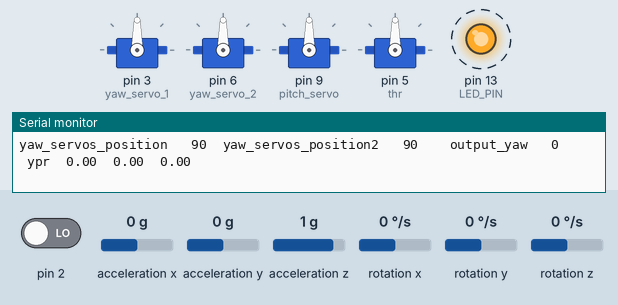
Simulated run of this sketch. Board: Arduino Uno, built with avr-gcc and run on an emulated ATmega328P. On the bench: 4 × servo, output pins drawn as LEDs (lit = HIGH), the last lines printed to the serial monitor. Dashed ring = blinking. Inputs (shaded band) come from the test bench; at power-on: acceleration x 0 g, acceleration y 0 g, pin 2 LOW, acceleration z 1 g, rotation x 0 °/s, rotation y 0 °/s, rotation z 0 °/s. The sensor or clock chip raises its interrupt line as the real part does; no radio packets arrive unless stated.

Above: at 1.7 s.
1.8 s: acceleration x set to -0.4 g
At 2.33 s:
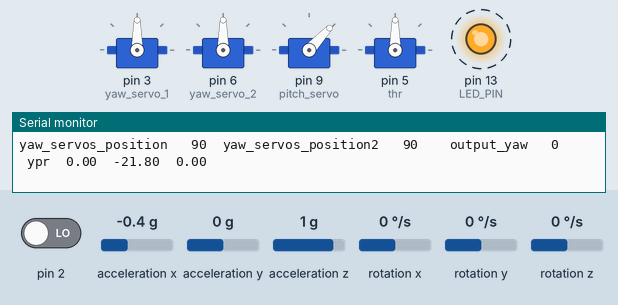
4.8 s: acceleration y set to -0.4 g
At 5.34 s:
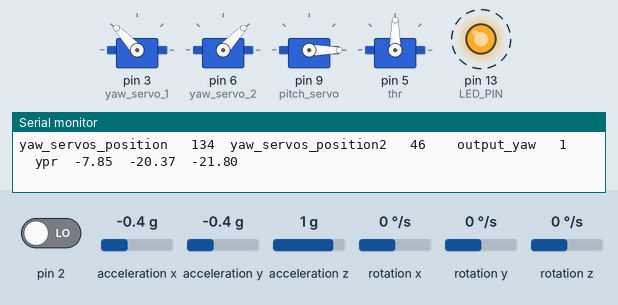
7.8 s: acceleration x set to 0.2 g
10.8 s: acceleration x set to 0.5 g
At 11.39 s:
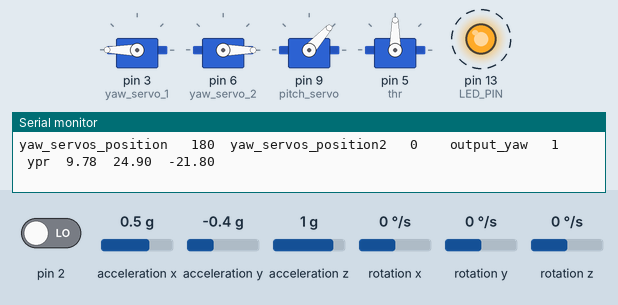
13.8 s: acceleration y set to 0.8 g
At 15.63 s:
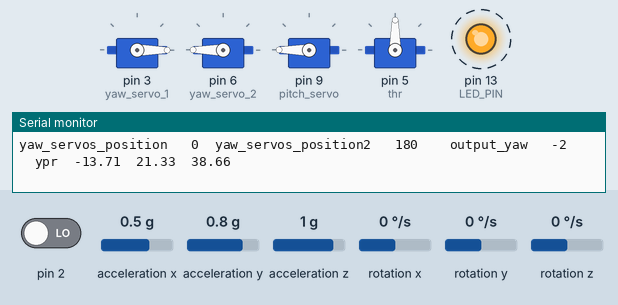
16.8 s: acceleration y set to -1.4 g
At 17.46 s:
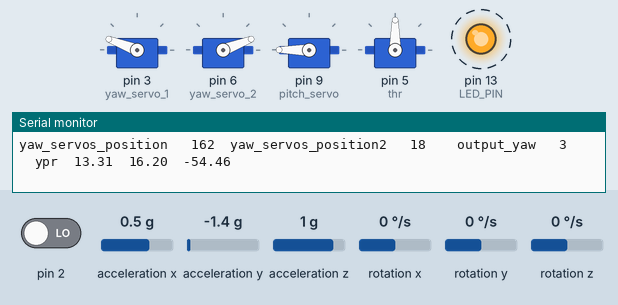
Timing chart, 0 to 20.8 s (numbered marks = the images above; inputs shaded):
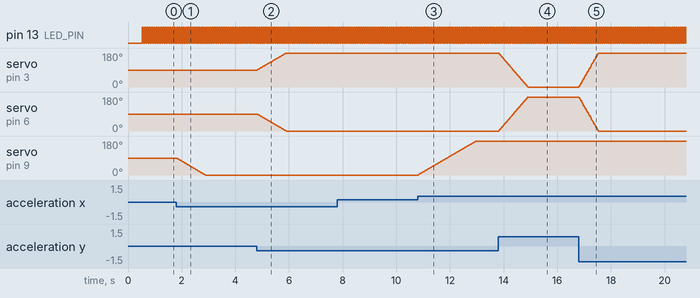

Measured:
- the behaviour switches between -0.2 and -0.3 g on acceleration x (found by bisection; images 0 and 1)
- the behaviour switches between -0.2 and -0.3 g on acceleration y (found by bisection; images 1 and 2)
- the behaviour switches between 0.3 and 0.4 g on acceleration x (found by bisection; images 2 and 3)
- after the input at 1.8 s, servo on pin 9 (pitch_servo): moves from 90° to 0° over 1.1 s, starting at once
- after the input at 4.8 s, servo on pin 3 (yaw_servo_1): moves from 90° to 180° over 1.1 s, starting at once; servo on pin 6 (yaw_servo_2): moves from 90° to 0° over 1.1 s, starting at once
- after the input at 10.8 s, servo on pin 9 (pitch_servo): moves from 0° to 180° over 2.2 s, starting at once
- after the input at 13.8 s, servo on pin 3 (yaw_servo_1): moves from 180° to 0° over 1.1 s, starting at once; servo on pin 6 (yaw_servo_2): moves from 0° to 180° over 1.1 s, starting at once
- after the input at 16.8 s, servo on pin 3 (yaw_servo_1): moves from 0° to 180° over 0.73 s, starting at once; servo on pin 6 (yaw_servo_2): moves from 180° to 0° over 0.73 s, starting at once

The sketch:

WithoutWireless.ino
```cpp
//this code gets ypr from sensor ; setpoint from controller _put zero temporarely ;
//and has outputs: output_yaw,output_pitch that actuate three servos
//still missing thurust

// ================================================================
// ===               1.MPU initialization                ===
// ================================================================
#include "I2Cdev.h"

#include "MPU6050_6Axis_MotionApps20.h"
//#include "MPU6050.h" // not necessary if using MotionApps include file

// Arduino Wire library is required if I2Cdev I2CDEV_ARDUINO_WIRE implementation
// is used in I2Cdev.h
#if I2CDEV_IMPLEMENTATION == I2CDEV_ARDUINO_WIRE
    #include "Wire.h"
#endif

// class default I2C address is 0x68
// specific I2C addresses may be passed as a parameter here
// AD0 low = 0x68 (default for SparkFun breakout and InvenSense evaluation board)
// AD0 high = 0x69
MPU6050 mpu;
//MPU6050 mpu(0x69); // <-- use for AD0 high

// uncomment "OUTPUT_READABLE_YAWPITCHROLL" if you want to see the yaw/
// pitch/roll angles (in degrees) calculated from the quaternions coming
// from the FIFO. Note this also requires gravity vector calculations.
// Also note that yaw/pitch/roll angles suffer from gimbal lock (for
// more info, see: http://en.wikipedia.org/wiki/Gimbal_lock)
#define OUTPUT_READABLE_YAWPITCHROLL


#define LED_PIN 13 // (Arduino is 13, Teensy is 11, Teensy++ is 6)
bool blinkState = false;

// MPU control/status vars
bool dmpReady = false;  // set true if DMP init was successful
uint8_t mpuIntStatus;   // holds actual interrupt status byte from MPU
uint8_t devStatus;      // return status after each device operation (0 = success, !0 = error)
uint16_t packetSize;    // expected DMP packet size (default is 42 bytes)
uint16_t fifoCount;     // count of all bytes currently in FIFO
uint8_t fifoBuffer[64]; // FIFO storage buffer

// orientation/motion vars
Quaternion q;           // [w, x, y, z]         quaternion container
VectorInt16 aa;         // [x, y, z]            accel sensor measurements
VectorInt16 aaReal;     // [x, y, z]            gravity-free accel sensor measurements
VectorInt16 aaWorld;    // [x, y, z]            world-frame accel sensor measurements
VectorFloat gravity;    // [x, y, z]            gravity vector
float euler[3];         // [psi, theta, phi]    Euler angle container
float ypr[3];           // [yaw, pitch, roll]   yaw/pitch/roll container and gravity vector

// packet structure for InvenSense teapot demo
uint8_t teapotPacket[14] = { '$', 0x02, 0,0, 0,0, 0,0, 0,0, 0x00, 0x00, '\r', '\n' };


// ================================================================
// ===               INTERRUPT DETECTION ROUTINE                ===
// ================================================================

volatile bool mpuInterrupt = false;     // indicates whether MPU interrupt pin has gone high
void dmpDataReady() {
    mpuInterrupt = true;
}
// ================================================================
// ===               2.PID initialization                ===
// ================================================================

#define epsilon 0.01
//double dt;             //100ms loop time  have to deal with that!!!
#define MAX  90                   //For Current Saturation
unsigned long lastTime;
#define MIN -90
#define Kp  0.06
#define Kd  0.00
#define Ki  0.00
#define Kp_roll 0.06
#define Kd_roll  0.00
#define Ki_roll  0.00
float setpoint_yaw = 0;                   //should be input from controller;
float setpoint_pitch = 0;                 //should be input from controller;
int output_yaw=0;
int output_pitch=0;
float error_yaw;
float error_pitch;
float derivative;
static float integral_yaw = 0;  // should i put it in setup?and cancel static??
static float integral_pitch = 0;  // should i put it in setup?and cancel static??
static float pre_error_yaw = 0;// should i put it in setup?and cancel static??
static float pre_error_pitch = 0;// should i put it in setup?and cancel static??
// ================================================================
// ===               3.SERVO initialization                ===
// ================================================================

#include <Servo.h>

Servo yaw_servo_1;  // create servo object to control a servo
Servo yaw_servo_2;  // create servo object to control a servo
Servo pitch_servo;  // create servo object to control a servo
Servo thr;

int yaw_servos_position=90; // to initialize it at 90
int yaw_servos_position2=90;
int pitch_servos_position=90;   // to initialize it at 90

//-----------------------------------------------------------------------------------------
//-----------------------------------------------------------------------------------------
//-----------------------------------------------------------------------------------------
//-----------------------------------------------------------------------------------------
// ================================================================
// ===               3.5.wireless definitions                ===
// ================================================================
#include <SPI.h>
#include <nRF24L01.h>
#include <RF24.h>
#define CE_PIN   9
#define CSN_PIN 10

// NOTE: the "LL" at the end of the constant is "LongLong" type
const uint64_t pipe = 0xE8E8F0F0E1LL; // Define the transmit pipe


/*-----( Declare objects )-----*/
RF24 radio(CE_PIN, CSN_PIN); // Create a Radio
/*-----( Declare Variables )-----*/
int yaw_pitch_motor[4];  // 2 element array holding Joystick readings
int pos = 0;
bool done = false ;

void setup() {
// ================================================================
// ===               4.sensor setup                ===
// ================================================================
    // join I2C bus (I2Cdev library doesn't do this automatically)
    #if I2CDEV_IMPLEMENTATION == I2CDEV_ARDUINO_WIRE
        Wire.begin();
        TWBR = 24; // 400kHz I2C clock (200kHz if CPU is 8MHz)
    #elif I2CDEV_IMPLEMENTATION == I2CDEV_BUILTIN_FASTWIRE
        Fastwire::setup(400, true);
    #endif
// ================================================================
// ===               5.wireless setup                ===
// ================================================================


//  Serial.begin(9600);


    // initialize serial communication
    // (115200 chosen because it is required for Teapot Demo output, but it's
    // really up to you depending on your project)
    Serial.begin(115200);
//      delay(1000);
  Serial.println("Nrf24L01 Receiver Starting");
  radio.begin();
  radio.openReadingPipe(1,pipe);
  radio.startListening();;

    while (!Serial); // wait for Leonardo enumeration, others continue immediately


    // initialize device
    Serial.println(F("Initializing I2C devices..."));
    mpu.initialize();

    // verify connection
    Serial.println(F("Testing device connections..."));
    Serial.println(mpu.testConnection() ? F("MPU6050 connection successful") : F("MPU6050 connection failed"));

//    // wait for ready
//    Serial.println(F("\nSend any character to begin DMP programming and demo: "));
//    while (Serial.available() && Serial.read()); // empty buffer
//    while (!Serial.available());                 // wait for data
//    while (Serial.available() && Serial.read()); // empty buffer again

    // load and configure the DMP
    Serial.println(F("Initializing DMP..."));
    devStatus = mpu.dmpInitialize();

    // supply your own gyro offsets here, scaled for min sensitivity
    mpu.setXGyroOffset(86);
    mpu.setYGyroOffset(7);
    mpu.setZGyroOffset(40);
    mpu.setZAccelOffset(-1541); // 1688 factory default for my test chip

    // make sure it worked (returns 0 if so)
    if (devStatus == 0) {
        // turn on the DMP, now that it's ready
        Serial.println(F("Enabling DMP..."));
        mpu.setDMPEnabled(true);

        // enable Arduino interrupt detection
        Serial.println(F("Enabling interrupt detection (Arduino external interrupt 0)..."));
        attachInterrupt(0, dmpDataReady, RISING);
        mpuIntStatus = mpu.getIntStatus();

        // set our DMP Ready flag so the main loop() function knows it's okay to use it
        Serial.println(F("DMP ready! Waiting for first interrupt..."));
        dmpReady = true;

        // get expected DMP packet size for later comparison
        packetSize = mpu.dmpGetFIFOPacketSize();
    } else {
        // ERROR!
        // 1 = initial memory load failed
        // 2 = DMP configuration updates failed
        // (if it's going to break, usually the code will be 1)
        Serial.print(F("DMP Initialization failed (code "));
        Serial.print(devStatus);
        Serial.println(F(")"));
    }

    // configure LED for output
    pinMode(LED_PIN, OUTPUT);
// ================================================================
// ===               5.other setup                ===
// ================================================================

  // put your setup code here, to run once:
  //lazem tkon pin pwm
  yaw_servo_1.attach(3);  // attaches the servo on pin 9 to the servo object
  yaw_servo_2.attach(6);  // attaches the servo on pin 0 to the servo object
  pitch_servo.attach(9);  // attaches the servo on pin 0 to the servo object
  thr.attach(5);

}
  //-----------------------------------------------------------------------------------------
    //-----------------------------------------------------------------------------------------
void loop() {
// ================================================================
// ===               5.5 wireless dterminent               ===
// ================================================================
            // ================================================================
// ===               6.sensor loop               ===
// ================================================================
    // if programming failed, don't try to do anything
    if (!dmpReady) return;

    // wait for MPU interrupt or extra packet(s) available
    while (!mpuInterrupt && fifoCount < packetSize) {

    }

    // reset interrupt flag and get INT_STATUS byte
    mpuInterrupt = false;
    mpuIntStatus = mpu.getIntStatus();

    // get current FIFO count
    fifoCount = mpu.getFIFOCount();

    // check for overflow (this should never happen unless our code is too inefficient)
    if ((mpuIntStatus & 0x10) || fifoCount == 1024) {
        // reset so we can continue cleanly
        mpu.resetFIFO();
        Serial.println(F("FIFO overflow!"));

    // otherwise, check for DMP data ready interrupt (this should happen frequently)
    } else if (mpuIntStatus & 0x02) {
        // wait for correct available data length, should be a VERY short wait
        while (fifoCount < packetSize) fifoCount = mpu.getFIFOCount();

        // read a packet from FIFO
        mpu.getFIFOBytes(fifoBuffer, packetSize);

        // track FIFO count here in case there is > 1 packet available
        // (this lets us immediately read more without waiting for an interrupt)
        fifoCount -= packetSize;


            // display Euler angles in degrees
            mpu.dmpGetQuaternion(&q, fifoBuffer);
            mpu.dmpGetGravity(&gravity, &q);
            mpu.dmpGetYawPitchRoll(ypr, &q, &gravity);

           ypr[0]=ypr[0]*(180/M_PI);
           ypr[1]=ypr[1]*(180/M_PI);
           ypr[2]=ypr[2]*(180/M_PI);
            Serial.print("ypr\t");
            Serial.print(ypr[0] );
            Serial.print("\t");
            Serial.print(ypr[1] );
            Serial.print("\t");
            Serial.println(ypr[2] ); //nw

        // blink LED to indicate activity
        blinkState = !blinkState;
        digitalWrite(LED_PIN, blinkState);
    }

// ================================================================
// ===               7.others loop               ===
// ================================================================
 unsigned long now = millis();
 double dt = (double)(now-lastTime);

// if (now >= 10000 && now <= 10500)
// {
//   yaw_servos_position=90;
// }

//error_pitch = pitch_servo.read()+ ypr[1];
error_yaw = setpoint_yaw - ypr[2];
integral_yaw = integral_yaw + error_yaw*dt;

error_pitch = setpoint_pitch - ypr[1];
integral_pitch = integral_pitch + error_pitch*dt;


output_yaw = PIDcal2(error_yaw,pre_error_yaw,integral_yaw,dt);
output_pitch = PIDcal(error_pitch,pre_error_pitch,integral_pitch,dt);

pre_error_yaw = error_yaw;    //Update error
pre_error_pitch = error_pitch;    //Update error


//yaw_servos_position = yaw_servos_position + output_yaw;     //to use the output as a drift , not to return to zero angle every time
//pitch_servos_position = pitch_servos_position + output_pitch; //to use the output as a drift , not to return to zero angle every time
move_it(output_yaw,output_pitch);

//    Serial.print("output yaw \t");
//            Serial.print(output_yaw);
//                 Serial.print("\t");
//                Serial.print("error_yaw \t");
//            Serial.print(error_yaw);
//            Serial.print("\t");
       //      Serial.print("dt \t");
         //   Serial.print(dt);
             Serial.print("\t");
                             Serial.print("output_yaw \t");
            Serial.print(output_yaw);
            Serial.print("\t");

       //      Serial.print("dt \t");
         //   Serial.print(dt);
             Serial.print("\t");

//                Serial.print("output pitch \t");
//            Serial.print(output_pitch);
//                 Serial.print("\t");
//                Serial.print("error pitch \t");
//            Serial.print(error_pitch);
//            Serial.print("\t");
          //   Serial.print("dt \t");
         //   Serial.print(dt);
            lastTime = now;
}
  //-----------------------------------------------------------------------------------------
    //-----------------------------------------------------------------------------------------
// ================================================================
// ===               8.functions               ===
// ================================================================

int PIDcal(float error,float pre_error,float integral,double dt)
{

  int output;
  float derivative;
    //In case of error too small then stop integration
    if(abs(error) > epsilon)
    {
        integral = integral + error*dt;
    }
    derivative = (error - pre_error)/dt;
    output = Kp*error + Ki*integral + Kd*derivative;

    //Saturation Filter
    if(output > MAX)
    {
        output = MAX;
    }
    else if(output < MIN)
    {
        output = MIN;
    }
 return output;
}

int PIDcal2(float error,float pre_error,float integral,double dt)
{

  int output;
  float derivative;
    //In case of error too small then stop integration
    if(abs(error) > epsilon)
    {
        integral = integral + error*dt;
    }
    derivative = (error - pre_error)/dt;
    output = Kp_roll*error + Ki_roll*integral + Kd_roll*derivative;

    //Saturation Filter
    if(output > MAX)
    {
        output = MAX;
    }
    else if(output < MIN)
    {
        output = MIN;
    }
 return output;
}
  //-----------------------------------------------------------------------------------------
  void move_it(float output_yaw,float output_pitch )    // moving yaw and pitch servos
{

  yaw_servos_position = yaw_servo_1.read()- 90 + output_yaw;
  yaw_servos_position2 = yaw_servo_2.read()- 90 - output_yaw;
pitch_servos_position = pitch_servo.read()- 90 - output_pitch;
// yaw_servos_position = 90+ yaw_servos_position;
//pitch_servos_position = 90+ pitch_servos_position;
     yaw_servo_1.write(yaw_servos_position + 90);
     yaw_servo_2.write(yaw_servos_position2 + 90);
     pitch_servo.write(pitch_servos_position + 90);
     Serial.print("yaw_servos_position \t");
            Serial.print(yaw_servo_1.read());
                 Serial.print("\t");
 Serial.print("yaw_servos_position2 \t");
            Serial.print(yaw_servo_2.read());
                 Serial.print("\t");
        //delay(15);
 }
```
